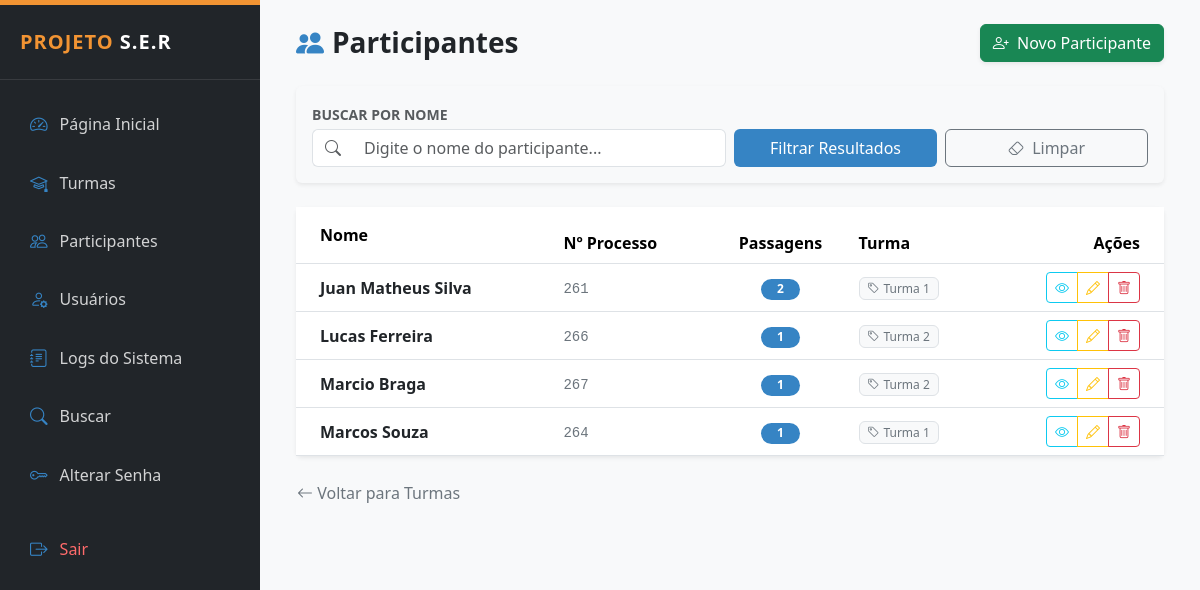
The page /public/participantes_lista.php (signed in) on the database as committed earlier.
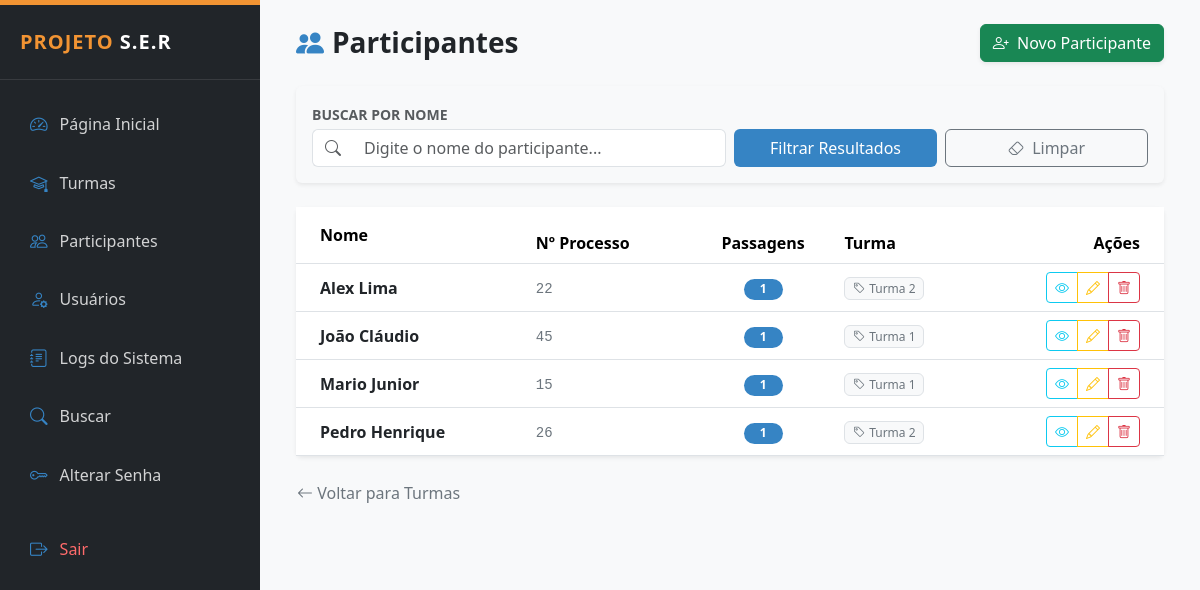
The same page on the database as committed later.
### tables this page shows
CREATE TABLE `participantes` (
  `id` int(11) NOT NULL,
  `nome` varchar(120) NOT NULL,
  `numero_processo` varchar(50) DEFAULT NULL,
  `cpf` varchar(11) DEFAULT NULL,
  `data_nascimento` date DEFAULT NULL,
  `telefone` varchar(20) DEFAULT NULL,
  `email` varchar(120) DEFAULT NULL,
  `endereco` varchar(150) DEFAULT NULL,
  `bairro` varchar(100) DEFAULT NULL,
  `turma_id` int(11) DEFAULT NULL,
  `observacoes` text DEFAULT NULL,
  `criado_em` timestamp NOT NULL DEFAULT current_timestamp(),
  `caso_id` int(11) DEFAULT NULL,
  `status` enum('ativo','inativo') DEFAULT 'ativo',
  `total_passagens` int(11) DEFAULT 0
);

CREATE TABLE `turmas` (
  `id` int(11) NOT NULL,
  `nome` varchar(120) NOT NULL,
  `descricao` text DEFAULT NULL,
  `responsavel` varchar(100) DEFAULT NULL,
  `data_inicio` date DEFAULT NULL,
  `data_fim` date DEFAULT NULL,
  `status` enum('ativa','encerrada') DEFAULT 'ativa',
  `criado_em` timestamp NOT NULL DEFAULT current_timestamp()
);

### public/participantes_lista.php (the view, shortened to what the changed rows need)
<?php
require_once __DIR__ . "/../config/conexao.php";
require_once __DIR__ . "/../layout/admin_header.php";
$turma_id = $_GET['turma_id'] ?? null;
$sql = "
    SELECT p.id, p.nome, p.numero_processo, p.total_passagens, p.observacoes, t.nome AS turma
    FROM participantes p
    JOIN turmas t ON t.id = p.turma_id
    WHERE 1=1
";
$params = [];
$sql .= " ORDER BY p.nome";
$stmt = $pdo->prepare($sql);
$stmt->execute($params);
$participantes = $stmt->fetchAll(PDO::FETCH_ASSOC);
?>
<div class="container-fluid">
    <div class="card border-0 shadow-sm">
        <div class="card-body p-0">
            <div class="table-responsive">
                <table class="table table-hover align-middle mb-0">
                    <thead class="bg-light">
                        <tr>
                            <th class="ps-4 py-3">Nome</th>
                            <th>Nº Processo</th>
                            <th class="text-center">Passagens</th>
                            <th>Turma</th>
                            <th class="text-end pe-4">Ações</th>
                        </tr>
                    </thead>
                    <tbody>
                        <?php foreach ($participantes as $p): ?>
                        <tr>
                            <td class="ps-4">
                                <div class="fw-bold text-dark"><?= htmlspecialchars($p['nome']) ?></div>
                            </td>
                            <td><code class="text-secondary"><?= htmlspecialchars($p['numero_processo']) ?></code></td>
                            <td class="text-center">
                                <span class="badge rounded-pill badge-passagens px-3">
                                    <?= $p['total_passagens'] ?? 0 ?>
                                </span>
                            </td>
                            <td>
                                <span class="badge bg-light text-secondary border fw-normal">
                                    <i class="bi bi-tag me-1"></i><?= htmlspecialchars($p['turma']) ?>
                                </span>
                            </td>
                            <td class="text-end pe-4">
                                <div class="btn-group">
                                    <a href="participantes_detalhes.php?id=<?= $p['id'] ?>" class="btn btn-sm btn-outline-info" title="Ver Detalhes">
                                        <i class="bi bi-eye"></i>
                                    </a>
                                    <a href="participantes_editar.php?id=<?= $p['id'] ?>&turma_id=<?= $turma_id ?>" class="btn btn-sm btn-outline-warning" title="Editar">
                                        <i class="bi bi-pencil"></i>
                                    </a>
                                    <a href="participantes_excluir.php?id=<?= $p['id'] ?>&turma_id=<?= $turma_id ?>"
                                       class="btn btn-sm btn-outline-danger"
                                       onclick="return confirm('Deseja excluir este participante?')" title="Excluir">
                                        <i class="bi bi-trash"></i>
                                    </a>
                                </div>
                            </td>
                        </tr>
                        <?php endforeach; ?>
                    </tbody>
                </table>
            </div>
        </div>
    </div>
</div>
<?php require_once __DIR__ . '/../layout/admin_footer.php'; ?>

Rows that differ between the two databases and show on the page:
removed participantes: nome "Juan Matheus Silva", numero_processo "261", total_passagens "2", turma.nome "Turma 1"
removed participantes: nome "Lucas Ferreira", numero_processo "266", total_passagens "1", turma.nome "Turma 2"
removed participantes: nome "Marcio Braga", numero_processo "267", total_passagens "1", turma.nome "Turma 2"
removed participantes: nome "Marcos Souza", numero_processo "264", total_passagens "1", turma.nome "Turma 1"
added participantes: nome "Alex Lima", numero_processo "22", total_passagens "1", turma.nome "Turma 2"
added participantes: nome "João Cláudio", numero_processo "45", total_passagens "1", turma.nome "Turma 1"
added participantes: nome "Mario Junior", numero_processo "15", total_passagens "1", turma.nome "Turma 1"
added participantes: nome "Pedro Henrique", numero_processo "26", total_passagens "1", turma.nome "Turma 2"
